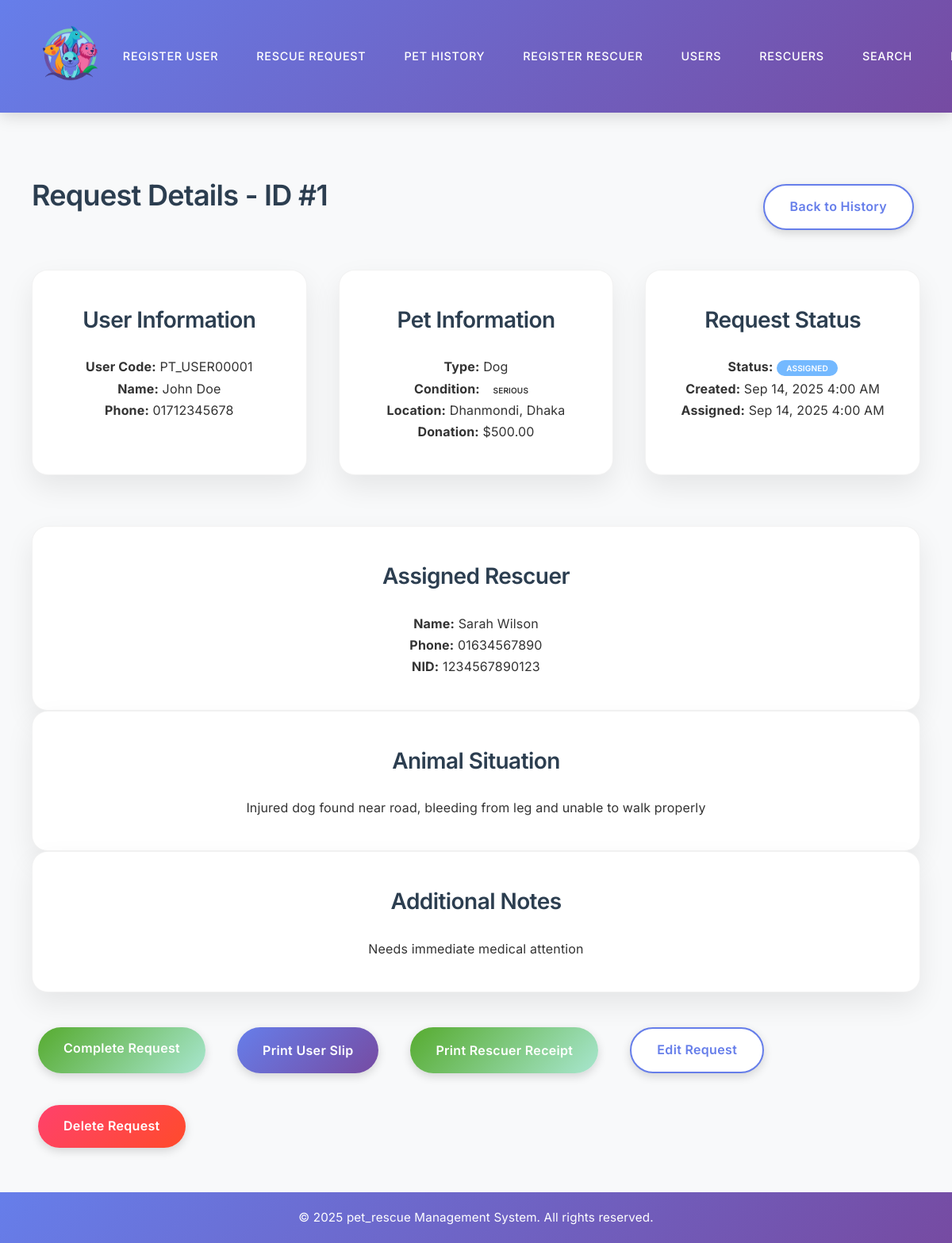
Page /view-request.php?id=1 on the committed database.
### tables this page shows
CREATE TABLE rescue_requests (
    id INT AUTO_INCREMENT PRIMARY KEY,
    user_id INT NOT NULL,
    pet_type VARCHAR(50) NOT NULL,
    pet_condition ENUM('Normal', 'Moderate', 'Serious') NOT NULL,
    location VARCHAR(255) NOT NULL,
    situation_description TEXT NOT NULL,
    additional_note TEXT,
    donation_amount DECIMAL(10,2) NULL,
    status ENUM('Pending', 'Assigned', 'Approved', 'Completed') DEFAULT 'Pending',
    assigned_rescuer_id INT NULL,
    assigned_at DATETIME NULL,
    approved BOOLEAN DEFAULT FALSE,
    post_health_condition TEXT NULL,
    created_at DATETIME DEFAULT CURRENT_TIMESTAMP,
    updated_at DATETIME DEFAULT CURRENT_TIMESTAMP ON UPDATE CURRENT_TIMESTAMP,
    FOREIGN KEY (user_id) REFERENCES users(id) ON DELETE CASCADE,
    FOREIGN KEY (assigned_rescuer_id) REFERENCES rescuers(id) ON DELETE SET NULL,
    INDEX idx_user_id (user_id),
    INDEX idx_status (status),
    INDEX idx_assigned_rescuer (assigned_rescuer_id),
    INDEX idx_created_at (created_at)
);

CREATE TABLE users (
    id INT AUTO_INCREMENT PRIMARY KEY,
    user_code VARCHAR(20) UNIQUE NOT NULL,
    name VARCHAR(100) NOT NULL,
    phone VARCHAR(20) UNIQUE NOT NULL,
    created_at DATETIME DEFAULT CURRENT_TIMESTAMP,
    updated_at DATETIME DEFAULT CURRENT_TIMESTAMP ON UPDATE CURRENT_TIMESTAMP,
    INDEX idx_user_code (user_code),
    INDEX idx_phone (phone)
);

CREATE TABLE rescuers (
    id INT AUTO_INCREMENT PRIMARY KEY,
    name VARCHAR(100) NOT NULL,
    nid VARCHAR(50) NOT NULL,
    phone VARCHAR(20) NOT NULL,
    created_at DATETIME DEFAULT CURRENT_TIMESTAMP,
    updated_at DATETIME DEFAULT CURRENT_TIMESTAMP ON UPDATE CURRENT_TIMESTAMP,
    INDEX idx_nid (nid),
    INDEX idx_phone (phone)
);

### view-request.php (the view, shortened to what this page needs)
<?php
$request_id = intval($_GET['id'] ?? 0);
try {
    $pdo = getDB();
    $sql = "SELECT rr.*, u.name as user_name, u.phone as user_phone, u.user_code,
                   r.name as rescuer_name, r.phone as rescuer_phone, r.nid as rescuer_nid
            FROM rescue_requests rr
            LEFT JOIN users u ON rr.user_id = u.id
            LEFT JOIN rescuers r ON rr.assigned_rescuer_id = r.id
            WHERE rr.id = ?";
    $stmt = $pdo->prepare($sql);
    $stmt->execute([$request_id]);
    $request = $stmt->fetch();
} catch (Exception $e) {
    $error_message = "Error fetching request details: " . $e->getMessage();
}
include 'includes/header.php';
?>
<div class="flex justify-between align-center mb-3">
    <h2>Request Details - ID #<?php echo $request['id']; ?></h2>
    <a href="pet-history.php" class="btn btn-secondary">Back to History</a>
</div>
<div class="info-cards">
    <div class="info-card">
        <h3>User Information</h3>
        <p><strong>User Code:</strong> <?php echo htmlspecialchars($request['user_code']); ?></p>
        <p><strong>Name:</strong> <?php echo htmlspecialchars($request['user_name']); ?></p>
        <p><strong>Phone:</strong> <?php echo htmlspecialchars($request['user_phone']); ?></p>
    </div>
    <div class="info-card">
        <h3>Pet Information</h3>
        <p><strong>Type:</strong> <?php echo htmlspecialchars($request['pet_type']); ?></p>
        <p><strong>Condition:</strong>
            <span class="status-badge status-<?php echo strtolower($request['pet_condition']); ?>">
                <?php echo $request['pet_condition']; ?>
            </span>
        </p>
        <p><strong>Location:</strong> <?php echo htmlspecialchars($request['location']); ?></p>
        <p><strong>Donation:</strong> <?php echo $request['donation_amount'] ? '$' . number_format($request['donation_amount'], 2) : 'N/A'; ?></p>
    </div>
    <div class="info-card">
        <h3>Request Status</h3>
        <p><strong>Status:</strong>
            <span class="status-badge status-<?php echo strtolower($request['status']); ?>">
                <?php echo $request['status']; ?>
            </span>
        </p>
        <p><strong>Created:</strong> <?php echo date('M j, Y g:i A', strtotime($request['created_at'])); ?></p>
        <?php if ($request['assigned_at']): ?>
            <p><strong>Assigned:</strong> <?php echo date('M j, Y g:i A', strtotime($request['assigned_at'])); ?></p>
        <?php endif; ?>
    </div>
</div>
<?php if ($request['rescuer_name']): ?>
<div class="info-card">
    <h3>Assigned Rescuer</h3>
    <p><strong>Name:</strong> <?php echo htmlspecialchars($request['rescuer_name']); ?></p>
    <p><strong>Phone:</strong> <?php echo htmlspecialchars($request['rescuer_phone']); ?></p>
    <p><strong>NID:</strong> <?php echo htmlspecialchars($request['rescuer_nid']); ?></p>
</div>
<?php endif; ?>
<div class="info-card">
    <h3>Animal Situation</h3>
    <p><?php echo nl2br(htmlspecialchars($request['situation_description'])); ?></p>
</div>
<?php if ($request['additional_note']): ?>
<div class="info-card">
    <h3>Additional Notes</h3>
    <p><?php echo nl2br(htmlspecialchars($request['additional_note'])); ?></p>
</div>
<?php endif; ?>
<div class="flex gap-2 mt-3" style="flex-wrap: wrap;">
    <?php if ($request['status'] === 'Approved' || ($request['status'] === 'Assigned' && $request['approved'])): ?>
        <a href="api/complete-request.php?id=<?php echo $request['id']; ?>"
           class="btn btn-success"
           onclick="return confirm('Mark this request as completed?')">
            Complete Request
        </a>
    <?php endif; ?>
    <?php if ($request['assigned_rescuer_id']): ?>
        <button class="btn btn-primary" onclick="printSlip('user', <?php echo $request['id']; ?>)">
            Print User Slip
        </button>
        <button class="btn btn-success" onclick="printSlip('rescuer', <?php echo $request['id']; ?>)">
            Print Rescuer Receipt
        </button>
    <?php endif; ?>
    <?php if ($request['status'] === 'Pending' || $request['status'] === 'Assigned'): ?>
        <a href="edit-request.php?id=<?php echo $request['id']; ?>" class="btn btn-secondary">
            Edit Request
        </a>
    <?php endif; ?>
    <a href="api/delete-request.php?id=<?php echo $request['id']; ?>"
       class="btn btn-danger"
       data-action="delete"
       data-confirm="Are you sure you want to delete this rescue request?">
        Delete Request
    </a>
</div>
<?php include 'includes/footer.php'; ?>

### css/styles.css (style rules this page uses)
* { margin: 0; padding: 0; box-sizing: border-box; }
body { font-family: 'Inter', -apple-system, BlinkMacSystemFont, 'Segoe UI', Roboto, Oxygen, Ubuntu, Cantarell, sans-serif; font-weight: 400; line-height: 1.6; color: #333; background-color: #f8f9fa; margin-top: 80px; padding-top: 90px; letter-spacing: 0.01em; }
h1, h2, h3, h4, h5, h6 { color: #2c3e50; margin-bottom: 1.5rem; font-weight: 600; letter-spacing: -0.02em; text-align: center; }
h2 { font-size: 2.25rem; font-weight: 600; margin-bottom: 1.75rem; }
h3 { font-size: 1.75rem; font-weight: 600; margin-bottom: 1.5rem; }
p, li, td, th { font-weight: 400; line-height: 1.7; }
.btn { display: inline-block; padding: 14px 32px; border: none; border-radius: 30px; text-decoration: none; font-weight: 600; font-size: 1rem; transition: all 0.3s ease; cursor: pointer; font-family: 'Inter', sans-serif; letter-spacing: 0.02em; margin: 0.5rem; box-shadow: 0 4px 12px rgba(0,0,0,0.15); }
.btn-primary { background: linear-gradient(135deg, #667eea 0%, #764ba2 100%); color: white; }
.btn-secondary { background: white; color: #667eea; border: 2px solid #667eea; }
.btn-success { background: linear-gradient(135deg, #56ab2f 0%, #a8e6cf 100%); color: white; }
.btn-danger { background: linear-gradient(135deg, #ff416c 0%, #ff4b2b 100%); color: white; }
.info-cards { display: grid; grid-template-columns: repeat(auto-fit, minmax(320px, 1fr)); gap: 2.5rem; margin-bottom: 4rem; }
.info-card { background: white; padding: 2.5rem; border-radius: 20px; box-shadow: 0 15px 35px rgba(0,0,0,0.08); text-align: center; transition: all 0.3s ease; border: 1px solid rgba(0,0,0,0.05); }
.status-badge { padding: 4px 12px; border-radius: 20px; font-size: 10px; font-weight: 600; text-transform: uppercase; }
.status-assigned { background-color: #74b9ff; color: white; }
.mb-3 { margin-bottom: 2.25rem; }
.mt-3 { margin-top: 2.25rem; }
.flex { display: flex; }
.justify-between { justify-content: space-between; }
.align-center { align-items: center; }
.gap-2 { gap: 1.5rem; }

### rows in the picture
rescue_requests: id "1", user.user_code "PT_USER00001", user.name "John Doe", user.phone "01712345678", pet_type "Dog", pet_condition "SERIOUS", location "Dhanmondi, Dhaka", donation_amount "500.00", status "ASSIGNED", created_at "Sep 14, 2025 4:00 AM", assigned_at "Sep 14, 2025 4:00 AM", assigned_rescuer.name "Sarah Wilson", assigned_rescuer.phone "01634567890", assigned_rescuer.nid "1234567890123", situation_description "Injured dog found near road, bleeding from leg and unable to walk properly", additional_note "Needs immediate medical attention"
